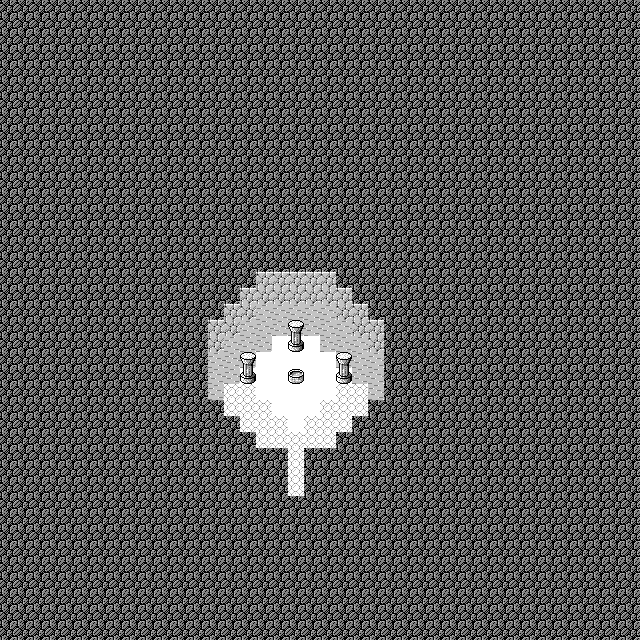

A 2D game scene composited from a Tiled map and its tileset images. What follows is a short description and the map's XML, with each tile layer's data collapsed to a summary:
An orthogonal 40x40 tile map with 16x16 px tiles, 3 tile layers (Tile Layer 1, Tile Layer 2, Tile Layer 3), 2 tilesets and 4 objects (4x Event).

<map version="1.0" orientation="orthogonal" renderorder="right-down" width="40" height="40" tilewidth="16" tileheight="16" nextobjectid="5">
 <properties>
  <property name="bgm" value="generic_cave" />
  <property name="encounter" value="encounterset_level00_danger05" />
  <property name="name" value="Cave of Hero" />
 </properties>
 <tileset firstgid="1" name="lower" tilewidth="16" tileheight="16">
  <image source="../tilesets/lower2.PNG" width="112" height="400" />
  <tile id="3">
   <properties>
    <property name="x" value="" />
   </properties>
  </tile>
  <tile id="4">
   <properties>
    <property name="x" value="" />
   </properties>
  </tile>
  <tile id="5">
   <properties>
    <property name="x" value="" />
   </properties>
  </tile>
  <tile id="6">
   <properties>
    <property name="x" value="" />
   </properties>
  </tile>
  <tile id="10">
   <properties>
    <property name="x" value="" />
   </properties>
  </tile>
  <tile id="11">
   <properties>
    <property name="x" value="" />
   </properties>
  </tile>
  <tile id="12">
   <properties>
    <property name="x" value="" />
   </properties>
  </tile>
  <tile id="13">
   <properties>
    <property name="x" value="" />
   </properties>
  </tile>
  <tile id="17">
   <properties>
    <property name="x" value="" />
   </properties>
  </tile>
  <tile id="18">
   <properties>
    <property name="x" value="" />
   </properties>
  </tile>
  <tile id="19">
   <properties>
    <property name="x" value="" />
   </properties>
  </tile>
  <tile id="20">
   <properties>
    <property name="x" value="" />
   </properties>
  </tile>
  <tile id="24">
   <properties>
    <property name="x" value="" />
   </properties>
  </tile>
  <tile id="25">
   <properties>
    <property name="x" value="" />
   </properties>
  </tile>
  <tile id="26">
   <properties>
    <property name="x" value="" />
   </properties>
  </tile>
  <tile id="27">
   <properties>
    <property name="x" value="" />
   </properties>
  </tile>
  <tile id="31">
   <properties>
    <property name="x" value="" />
   </properties>
  </tile>
  <tile id="32">
   <properties>
    <property name="x" value="" />
   </properties>
  </tile>
  <tile id="33">
   <properties>
    <property name="x" value="" />
   </properties>
  </tile>
  <tile id="34">
   <properties>
    <property name="x" value="" />
   </properties>
  </tile>
  <tile id="38">
   <properties>
    <property name="x" value="" />
   </properties>
  </tile>
  <tile id="39">
   <properties>
    <property name="x" value="" />
   </properties>
  </tile>
  <tile id="40">
   <properties>
    <property name="x" value="" />
   </properties>
  </tile>
  <tile id="41">
   <properties>
    <property name="x" value="" />
   </properties>
  </tile>
  <tile id="45">
   <properties>
    <property name="x" value="" />
   </properties>
  </tile>
  <tile id="46">
   <properties>
    <property name="x" value="" />
   </properties>
  </tile>
  <tile id="47">
   <properties>
    <property name="x" value="" />
   </properties>
  </tile>
  <tile id="48">
   <properties>
    <property name="x" value="" />
   </properties>
  </tile>
  <tile id="52">
   <properties>
    <property name="x" value="" />
   </properties>
  </tile>
  <tile id="53">
   <properties>
    <property name="x" value="" />
   </properties>
  </tile>
  <tile id="54">
   <properties>
    <property name="x" value="" />
   </properties>
  </tile>
  <tile id="56">
   <properties>
    <property name="x" value="" />
   </properties>
  </tile>
  <tile id="57">
   <properties>
    <property name="x" value="" />
   </properties>
  </tile>
  <tile id="63">
   <properties>
    <property name="x" value="" />
   </properties>
  </tile>
  <tile id="70">
   <properties>
    <property name="x" value="" />
   </properties>
  </tile>
  <tile id="73">
   <properties>
    <property name="x" value="" />
   </properties>
  </tile>
  <tile id="77">
   <properties>
    <property name="x" value="" />
   </properties>
  </tile>
  <tile id="84">
   <properties>
    <property name="x" value="" />
   </properties>
  </tile>
  <tile id="85">
   <properties>
    <property name="x" value="" />
   </properties>
  </tile>
  <tile id="91">
   <properties>
    <property name="x" value="" />
   </properties>
  </tile>
  <tile id="98">
   <properties>
    <property name="x" value="" />
   </properties>
  </tile>
  <tile id="103">
   <properties>
    <property name="x" value="" />
   </properties>
  </tile>
  <tile id="105">
   <properties>
    <property name="x" value="" />
   </properties>
  </tile>
 </tileset>
 <tileset firstgid="176" source="../tilesets/upper.tsx" />
 <layer name="Tile Layer 1" width="40" height="40">
  <properties>
   <property name="z" value="0" />
  </properties>
  <data>[1600 cells, 1600 non-empty, 6 distinct tile ids]</data>
 </layer>
 <layer name="Tile Layer 2" width="40" height="40">
  <properties>
   <property name="z" value=".5" />
  </properties>
  <data>[1600 cells, 7 non-empty, 3 distinct tile ids]</data>
 </layer>
 <objectgroup name="Object Layer 1">
  <object id="1" name="tele" type="Event" x="288" y="496" width="16" height="16">
   <properties>
    <property name="onCollide" value="teleport('world1/overworld.tmx', 58, 20)" />
   </properties>
  </object>
  <object id="2" name="well" type="Event" x="288" y="368" width="16" height="16">
   <properties>
    <property name="hide" value="return not (hasItem('key_artifactScuba') and not hasItem('key_artifactFlashlight'))" />
    <property name="onInteract" value="play('world1/herowell_dark.lua')" />
    <property name="passable" value="IMPASSABLE" />
   </properties>
  </object>
  <object id="3" name="well" type="Event" x="288" y="368" width="16" height="16">
   <properties>
    <property name="hide" value="return hasItem('key_artifactScuba')" />
    <property name="onInteract" value="speak(getHero(0).getName(), 'This water looks extremely deep.')" />
    <property name="passable" value="IMPASSABLE" />
   </properties>
  </object>
  <object id="4" name="well" type="Event" x="288" y="368" width="16" height="16">
   <properties>
    <property name="hide" value="return not (hasItem('key_artifactScuba') and hasItem('key_artifactFlashlight'))" />
    <property name="onInteract" value="play('world1/herowell.lua')" />
    <property name="passable" value="IMPASSABLE" />
   </properties>
  </object>
 </objectgroup>
 <layer name="Tile Layer 3" width="40" height="40">
  <properties>
   <property name="z" value="2.0" />
  </properties>
  <data>[1600 cells, 1 non-empty, 1 distinct tile ids]</data>
 </layer>
</map>
